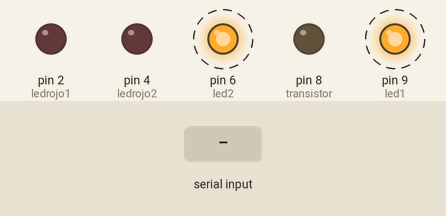
A sketch run on a simulated Arduino Uno, built with avr-gcc and run on an emulated ATmega328P. Shown: output pins drawn as LEDs (lit = HIGH). Dashed ring = blinking. The inputs (shaded band) are chosen by the test bench. Pins used as bus, display or sensor lines are not drawn; what the sketch prints to the serial monitor is not drawn.

Above: at 0.83 s.
1.3 s: "1\n" received over Serial
Timing chart, 0 to 10.3 s (numbered marks = the images above; inputs shaded):
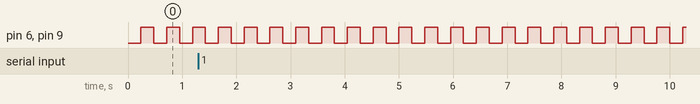

The sketch:

arduino_controller.ino
```cpp
int led1 = 9;           // the pin that the LED is attached to
int led2 = 6;
int ledrojo1 = 2;
int ledrojo2 = 4;
int loops = 0;
int transistor = 8;
int vccTrans = 13;

String incomingString;

void processInput(String inputData){
  if(inputData=="break-on\n"){
    digitalWrite(ledrojo1,HIGH);  // prende led rojo 1
    digitalWrite(ledrojo2,HIGH);  // prende led rojo 2
  }

  if(inputData=="break-off\n"){
    digitalWrite(ledrojo1,LOW); // apaga led rojo1
    digitalWrite(ledrojo2,LOW); // apaga led rojo 2
  }

  if(inputData=="trans-off\n"){
    digitalWrite(transistor,LOW); // apaga transistor
  }

  if(inputData=="trans-on\n"){
    digitalWrite(transistor,HIGH);  // prende transistor
  }

}

void setup() {
  // declarar los pins de salida:
  pinMode(led1, OUTPUT);
  pinMode(led2, OUTPUT);
  pinMode(ledrojo1, OUTPUT);
  pinMode(ledrojo2, OUTPUT);
  pinMode(transistor, OUTPUT);

  pinMode(vccTrans, OUTPUT);

  // empezar el puerto serial:
  Serial.begin(9600);

  incomingString = "";

  digitalWrite(transistor, LOW);
  digitalWrite(vccTrans, HIGH);

}


void loop() {
  // SENALERO
  loops=loops+1;

  if (loops == 15000){
    digitalWrite(led1, HIGH);   // prende el 1
    digitalWrite(led2, HIGH);   // prende el 2
  }
  if (loops == 30000){
    digitalWrite(led1, LOW);    // apaga el 1
    digitalWrite(led2, LOW);    // apaga el 2
    loops = 0;
  }


  // FRENO
  // Check if there's incoming serial data.
  if (Serial.available() > 0) {
    // Read a byte from the serial buffer.
    char incomingByte = (char)Serial.read();
    incomingString += incomingByte;

    // Checks for null termination of the string.
    if (incomingByte == '\n') {
      // ...do something with String...
      processInput(incomingString);
      Serial.print(incomingString);
      incomingString = "";
    }
  }
}
```

Measured:
- by itself, pin 6 (led2), pin 9 (led1): alternates HIGH for 0.24 s and LOW for 0.24 s
